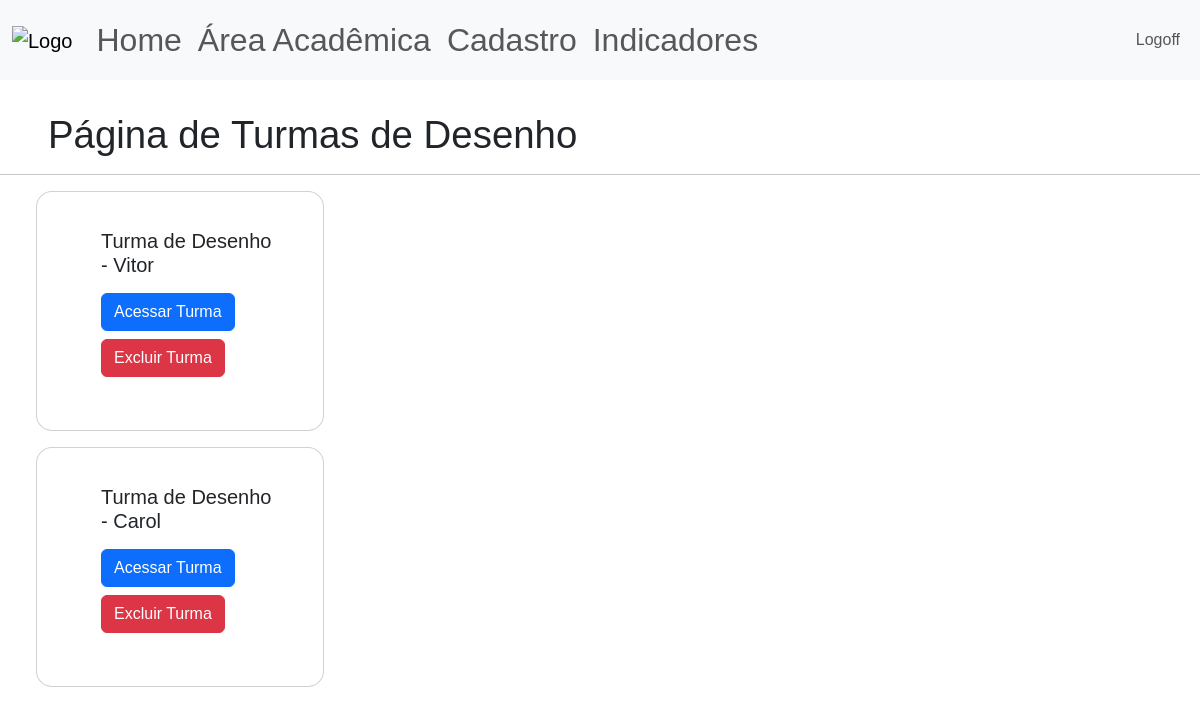
/area-academica/turmas/Desenho (signed in), run on the app's committed database.
### site_verbo_amar/models.py (models this page shows)
class Atividade(database.Model):
    id = database.Column(database.Integer, primary_key=True)
    atividade = database.Column(database.String, nullable=False, unique=True)
    dias_aula = database.Column(database.String, nullable=False)

class Turma(database.Model):
    id = database.Column(database.Integer, primary_key=True)
    nome_turma = database.Column(database.String, nullable=False, unique=True)
    id_professor = database.Column(database.Integer,nullable=False)
    id_atividade = database.Column(database.Integer,nullable=False)
    id_aluno = database.Column(database.String, nullable=False)

### site_verbo_amar/routes.py (the view)
@app.route("/area-academica/turmas/<nome>", methods=['GET', 'POST'])
@login_required
def exibir_turmas(nome):
    atividade = Atividade.query.filter_by(atividade=nome).first_or_404()
    turmas = Turma.query.filter_by(id_atividade=atividade.id).all()
    if current_user.adm == "1":
        privilegio=True
    else:
        privilegio=False
    return render_template('pag_turmas.html',
                           nome_atividade=atividade.atividade,
                           turmas=turmas,
                           privilegio=privilegio)

### site_verbo_amar/models.py (called while the page is built)
@login_manager.user_loader
def load_user(id_usuario):
    return Usuario.query.get(int(id_usuario))

### site_verbo_amar/templates/pag_turmas.html
{% extends 'base.html' %}
{% block body %}
<div class = "d-flex align-items-center gap-1", style="padding-left: 3rem; padding-top: 2rem;">
    <h1 style="font-size: 2.4rem; font-weight: 500; line-height: 1.2; margin: 0;">Página de Turmas de {{nome_atividade}}</h1>
</div>
<hr>
<div id="card-pag-turmas">
    {% for turma in turmas %}
        <div class="card">
            <div class="card-body">
                <h5 class="card-title">{{turma.nome_turma}}</h5>
                <a href="{{url_for('carregar_chamada',nome_turma=turma.nome_turma)}}" class="btn btn-primary mt-2">Acessar Turma</a>
                {% if privilegio %}
                    <a href="{{url_for('excluir_turma',nome_turma=turma.nome_turma, atividade=nome_atividade)}}" class="btn btn-danger mt-2">Excluir Turma</a>
                {% endif%}
            </div>
        </div>
    {%endfor%}
</div>
{% endblock %}

### site_verbo_amar/static/main.css (style rules this page uses)
* { font-family:'Poppins', sans-serif; }
:root { --navbar-height: 56px; }
#card-pag-turmas { display: flex; flex-wrap: wrap; align-items: left; gap: 5%; margin: 0vw auto 10vw 3vw; width: 50%; }
#card-pag-turmas .card { display: flex; flex-direction: row; padding: 2rem 2rem 3rem 3rem; margin-bottom: 1rem; width: 18rem; height: 15rem; align-items: center; justify-content: space-between; border-radius: 2vh; }

### data on the page
Atividade: atividade "Desenho"
Turma: nome_turma "Turma de Desenho - Vitor"
Turma: nome_turma "Turma de Desenho - Carol"
